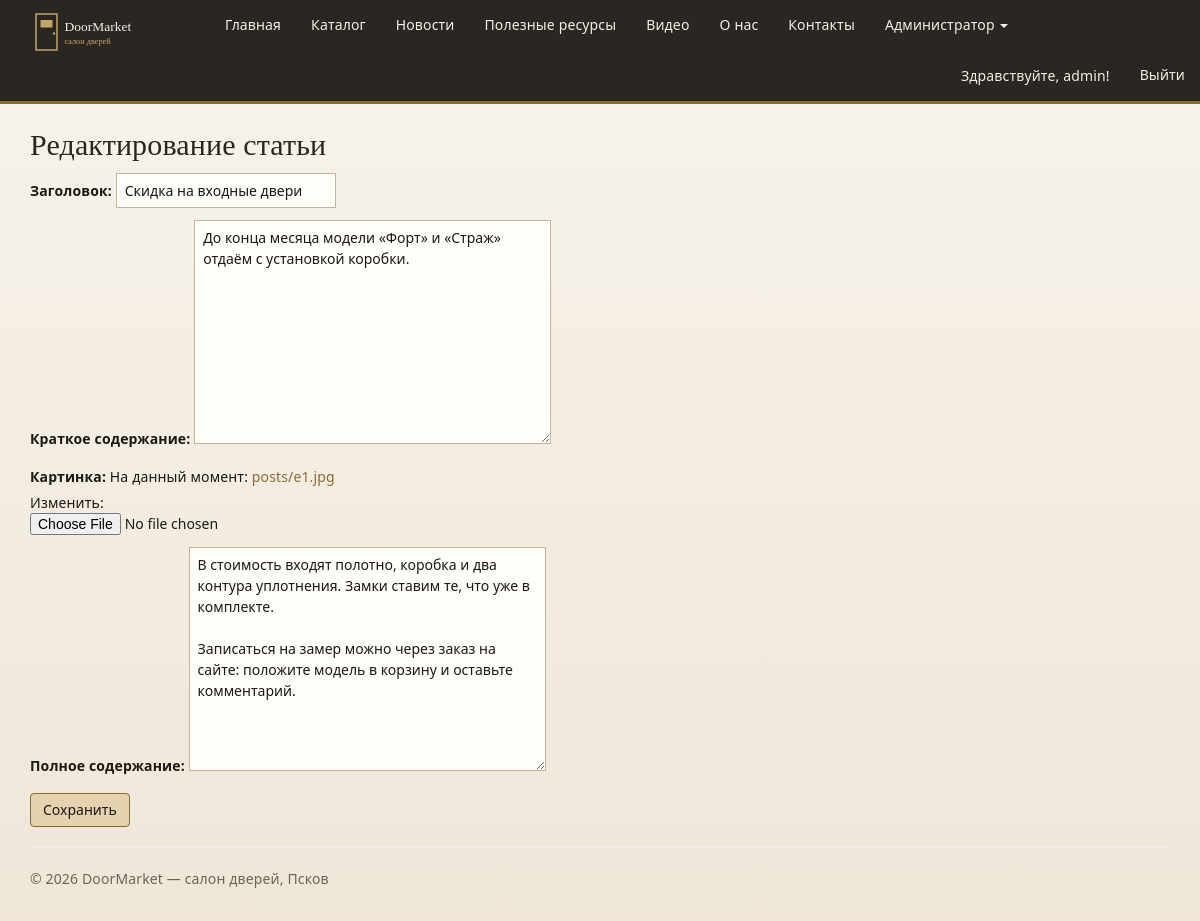
/newpost/4/ (signed in), run on the app's committed database.
### app/models.py (models this page shows, shortened)
class Blog(models.Model):
    title = models.CharField(max_length=100, unique_for_date="posted", verbose_name="Заголовок")
    description = models.TextField(verbose_name="Краткое содержание")
    content = models.TextField(verbose_name="Полное содержание")
    posted = models.DateTimeField(default=datetime.now, db_index=True, verbose_name="Опубликована")
    image = models.FileField(upload_to='posts', default='temp.jpg', verbose_name="Путь к картинке")
    author = models.ForeignKey(User, null=True, blank=True, on_delete=models.SET_NULL, verbose_name="Автор")
    class Meta:
        db_table = "Posts"
        ordering = ["-posted"]
        verbose_name = "статья блога"
        verbose_name_plural = "статьи блога"

### app/views.py (the view)
# urls.py: path('newpost/<int:parametr>/', views.editpost, name='editpost'),
def editpost(request, parametr):
    assert isinstance(request, HttpRequest)
    denied = require_superuser(request)
    if denied:
        return denied
    post_1 = get_object_or_404(Blog, id=parametr)
    if request.method == "POST":
        form = BlogForm(request.POST, request.FILES, instance=post_1)
        if form.is_valid():
            form.save()
            return redirect('blogpost', parametr=post_1.id)
    else:
        form = BlogForm(instance=post_1)
    return render(
        request,
        'app/newpost.html',
        {
            'title': 'Редактирование статьи',
            'form': form,
            'year': _year(),
        }
    )

### app/forms.py
class BlogForm(forms.ModelForm):
    class Meta:
        model = Blog
        fields = ('title', 'description', 'image', 'content')
        labels = {
            'title': 'Заголовок',
            'description': 'Краткое содержание',
            'image': 'Картинка',
            'content': 'Полное содержание',
        }

### app/views.py (called while the page is built)
def _year():
    return datetime.now().year

def require_superuser(request):
    if not request.user.is_authenticated:
        return redirect('login')
    if not request.user.is_superuser:
        return redirect('home')
    return None

### app/templates/app/newpost.html (shortened to what this page needs)
{% extends "app/layout.html" %}
{% block content %}
<h2>{{ title }}</h2>
<form method="POST" enctype="multipart/form-data">
    <div>
        {{ form.as_p }}
        <button type="submit" class="save btn btn-default">Сохранить</button>
    </div>
</form>
{% endblock %}

### app/templates/app/loginpartial.html (shortened to what this page needs)
{% if user.is_authenticated %}
<form id="logoutForm" action="{% url 'logout' %}" method="post" class="navbar-right">
    <ul class="nav navbar-nav navbar-right">
        <li><span class="navbar-text">Здравствуйте, {{ user.username }}!</span></li>
        <li><a href="javascript:document.getElementById('logoutForm').submit()">Выйти</a></li>
    </ul>
</form>
{% else %}
<ul class="nav navbar-nav navbar-right">
    <li><a href="{% url 'login' %}">Вход</a></li>
</ul>
{% endif %}

### app/static/app/content/site.css (style rules this page uses)
body { padding-top: 110px; padding-bottom: 20px; }
.navbar-inverse .navbar-nav > li > a, .navbar-inverse .navbar-text { color: #f4efe6; }
body { color: #1c1915; background-color: #f3eee6; background-image: linear-gradient(180deg, #f7f3ec 0%, #efe6d8 100%); font-family: "Segoe UI", Georgia, "Times New Roman", serif; letter-spacing: 0.01em; line-height: 1.5; text-align: left; }
h1, h2, h3 { color: #2a2622; font-family: Georgia, "Times New Roman", serif; margin-top: 18px; margin-bottom: 12px; }
p { margin: 0 0 12px; }
a { color: #8a6a32; text-decoration: none; }
.btn-default { color: #1c1915; background-color: #e4d3ae; border: 1px solid #8a6a32; margin-right: 6px; }
input[type="text"], input[type="password"], input[type="number"], textarea, select { border: 1px solid #c4b49a; padding: 6px 8px; background-color: #fffdf8; max-width: 100%; }

### data on the page
Blog: title "Скидка на входные двери", description "До конца месяца модели «Форт» и «Страж» отдаём с установкой коробки.", content "В стоимость входят полотно, коробка и два контура уплотнения. Замки ставим те, что уже в комплекте. Записаться на замер можно через заказ на сайте: положите модель в корзину и оставьте комментарий."

### other printed values
{{ user.username }} "admin"
{{ title }} "Редактирование статьи"
{{ year }} "2026"
